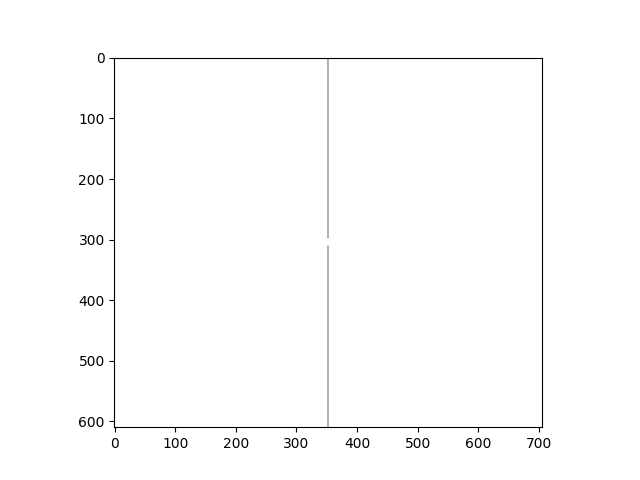

Source code (Python):
# writer:[email redacted]

# date  : 2020.3.30

import cv2 as cv

import numpy as np

from matplotlib import pyplot as plt

#读取图像

img = cv.imread('tmp.png', 0)

#傅里叶变换

f = np.fft.fft2(img)

fshift = f
sigma=300

# fshift[:,0]=fshift[:,1]
# fshift[0,:]=fshift[1,:]
# width, height = img.shape
# centX = int(height / 2)
# centY = int(width / 2)
# Gauss_map1 = np.zeros((width, height))
# centX1 = centX
# centY1 = int(width / 2)
# for i in range(width):
#     for j in range(height):
#         dis = np.sqrt((i - centY1) ** 2 + (j - centX1) ** 2)
#         Gauss_map1[i, j] = 1.0 - np.exp(-0.5 * dis / sigma)  # 1.0- 表明是高通滤波器

res = np.log(np.abs(fshift))

#傅里叶逆变换

ishift = fshift

iimg = np.fft.ifft2(ishift)

iimg = np.abs(iimg)

#展示结果

plt.subplot(131), plt.imshow(img, 'gray'), plt.title('Original Image')

plt.axis('off')

plt.subplot(132), plt.imshow(res, 'gray'), plt.title('Fourier Image')

plt.axis('off')

plt.subplot(133), plt.imshow(iimg, 'gray'), plt.title('Inverse Fourier Image')

plt.axis('off')

plt.savefig("fuliye.png")
plt.close()
plt.imshow(res,'gray')
plt.savefig('333333333333.png')
cv.imwrite('fuliyetupian.png',res)